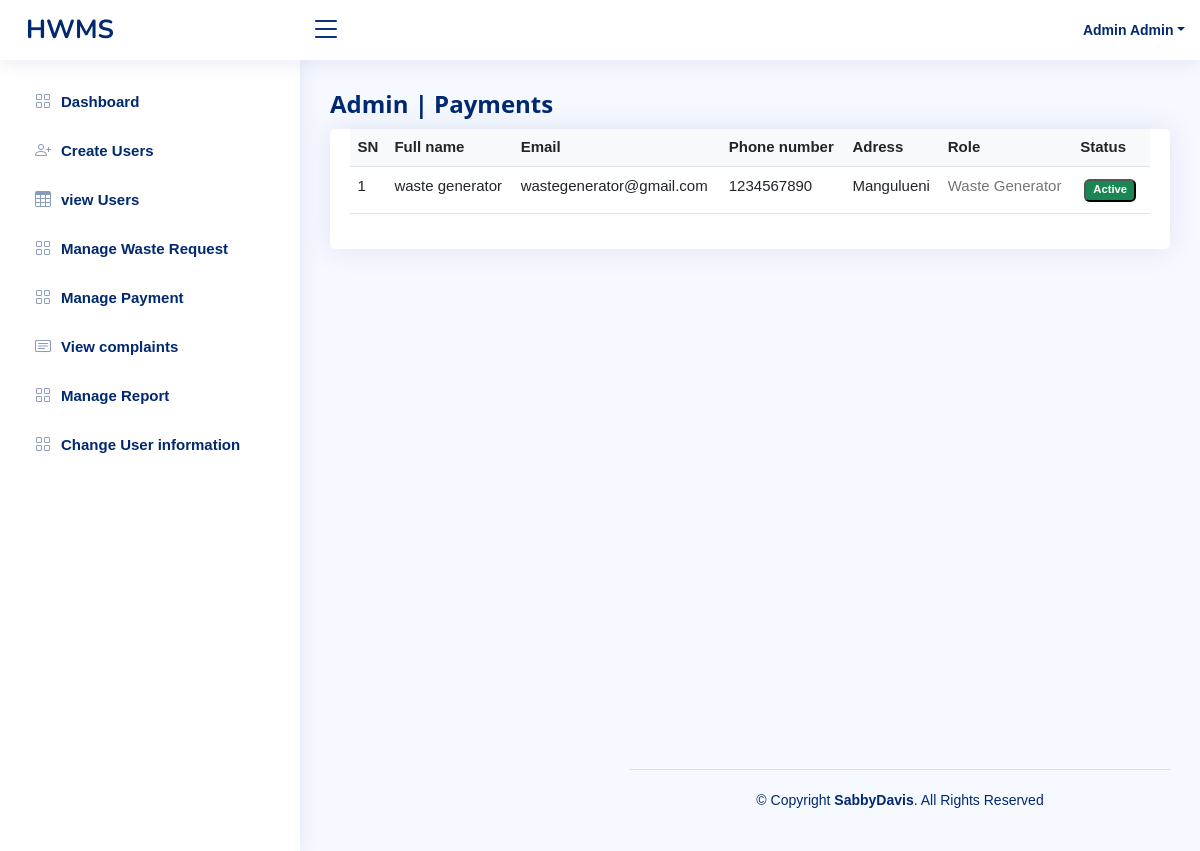
Screenshot of /admin/payment.php (signed in) with the database file from the repository.
### tables this page shows
CREATE TABLE IF NOT EXISTS `users` (
  `user_id` int NOT NULL AUTO_INCREMENT,
  `fname` varchar(100) NOT NULL,
  `lname` varchar(100) NOT NULL,
  `email` varchar(100) NOT NULL,
  `password` varchar(255) NOT NULL DEFAULT '$2y$10$9nynCknZcZ/IgqjGDsIog.LIux8bWUsGW6ZMW5t.SkREPcNv5zlXi',
  `address_id` int NOT NULL,
  `contact` varchar(50) NOT NULL,
  `status` int NOT NULL DEFAULT '4',
  `role_id` int NOT NULL DEFAULT '1',
  PRIMARY KEY (`user_id`),
  KEY `role_id` (`role_id`),
  KEY `address_id` (`address_id`),
  KEY `status` (`status`)
);

CREATE TABLE IF NOT EXISTS `street` (
  `id` int NOT NULL AUTO_INCREMENT,
  `name` varchar(100) NOT NULL,
  `ward_id` int NOT NULL,
  PRIMARY KEY (`id`),
  KEY `ward_id` (`ward_id`)
);

### admin/payment.php (the view, shortened to what this page needs)
<?php
require_once('../app/connection.php');
$user_id = $_SESSION['id'];
if (empty($user_id)) {
	header('location:../index.php');
} else {
	$query = "select * from users where user_id =$user_id ";
	$send = mysqli_query($con, $query);
	$rows = mysqli_fetch_assoc($send);
}
?>
<!DOCTYPE html>
<html lang="en">
<head>
	<link href="../assets/vendor/bootstrap/css/bootstrap.min.css" rel="stylesheet">
	<link href="../assets/vendor/bootstrap-icons/bootstrap-icons.css" rel="stylesheet">
	<link href="../assets/vendor/boxicons/css/boxicons.min.css" rel="stylesheet">
	<link href="../assets/vendor/quill/quill.snow.css" rel="stylesheet">
	<link href="../assets/vendor/quill/quill.bubble.css" rel="stylesheet">
	<link href="../assets/vendor/remixicon/remixicon.css" rel="stylesheet">
	<link href="../assets/vendor/simple-datatables/style.css" rel="stylesheet">
	<link href="../assets/css/style.css" rel="stylesheet">
	<link rel="stylesheet" href="../assets/css/w3.css">
</head>
<body>
	<header id="header" class="header fixed-top d-flex align-items-center">
		<div class="d-flex align-items-center justify-content-between">
			<a href="index.html" class="logo d-flex align-items-center">
				<span class="d-none d-lg-block">HWMS</span>
			</a>
			<i class="bi bi-list toggle-sidebar-btn"></i>
		</div>
		<nav class="header-nav ms-auto">
			<ul class="d-flex align-items-center">
				<li class="nav-item dropdown pe-3">
					<a class="nav-link nav-profile d-flex align-items-center pe-0" href="#" data-bs-toggle="dropdown">
						<span class="d-none d-md-block dropdown-toggle ps-2"> <?php echo $rows['lname'] . " " . $rows['fname']; ?></span>
					</a>
				</li>
			</ul>
		</nav>
	</header>
	<aside id="sidebar" class="sidebar">
	<ul class="sidebar-nav" id="sidebar-nav">
<li class="nav-item">
  <a class="nav-link collapsed" href="adminDashboard.php">
	<i class="bi bi-grid"></i>
	<span>Dashboard</span>
  </a>
</li>
<li class="nav-item">
  <a class="nav-link collapsed" href="add_user.php">
	<i class="bi bi-person-plus"></i>
	<span>Create Users</span>
  </a>
</li>
<li class="nav-item">
  <a class="nav-link collapsed" href="users.php">
	<i class="bi bi-table"></i>
	<span>view Users</span>
  </a>
</li>
<li class="nav-item">
  <a class="nav-link collapsed" href="waste_request.php">
	<i class="bi bi-grid"></i>
	<span>Manage Waste Request</span>
  </a>
</li>
<li class="nav-item">
  <a class="nav-link collapsed" href="waste_request.php">
	<i class="bi bi-grid"></i>
	<span>Manage Payment</span>
  </a>
</li>
<li class="nav-item">
  <a class="nav-link collapsed" href="complaints.php">
	<i class="bi bi-card-text"></i>
	<span>View complaints</span>
  </a>
</li>
<li class="nav-item">
  <a class="nav-link collapsed" href="status.php">
	<i class="bi bi-grid"></i>
	<span>Manage Report</span>
  </a>
</li>
<li class="nav-item">
  <a class="nav-link collapsed" href="status_change.php">
	<i class="bi bi-grid"></i>
	<span>Change User information</span>
  </a>
</li>
</ul>
	</aside>
	<main id="main" class="main">
		<div class="pagetitle">
			<h1>Admin | Payments  </h1>
		</div>
		<section class="section" style="height:80vh;">
			<div class="col-md-12">
				<div class="panel panel-primary filterable ">
					<section class="section">
						<div class="row">
							<div class="col-lg-12">
								<div class="card">
									<div class="card-body">
										<table class="table datatable table-responsive">
											<?php
											$select = "SELECT * FROM users where role_id = 1 ";
											$result = mysqli_query($con, $select);
											if (mysqli_num_rows($result) > 0) {
											?>
												<thead>
													<tr class="bg-light text-dark">
														<th class="">SN</th>
														<th class=" col" colspan="2">Full name</th>
														<th class="col">Email</th>
														<th class="col">Phone number</th>
														<th class="col">Adress</th>
														<th class="col"> Role</th>
														<th class="col"> Status</th>
													</tr>
												</thead>
												<tbody>
													<?php
													$sn = 1;
													while ($user = mysqli_fetch_assoc($result)) {
														$fname = $user['fname'];
														$lname = $user['lname'];
														$email = $user['email'];
														$contact = $user['contact'];
														$address_id = $user['address_id'];
														$select_street = "select * from street where id = $address_id";
														$result_street= mysqli_query($con, $select_street );
														if($row = mysqli_num_rows($result_street)){
															while($stname=mysqli_fetch_assoc($result_street)){
																$street_name= $stname['name'];
															}
														}
													?>
														<tr id="<?php echo $user['user_id']; ?>" class="id" style="text-align: ;">
															<td class="col"><?php echo $sn++; ?></td>
															<td class="col" colspan="2"><?php echo $fname . " " . $lname ?> </td>
															<td class="col"><?php echo $email ?></td>
															<td class="col"><?php echo $contact ?></td>
															<td class="col"><?php echo $street_name; ?></td>
															<td class="col">
																<?php
																if ($user['role_id'] == 1) {
																?>
																	<span class="w3-text-gray">Waste Generator</span>
																<?php
																} elseif ($user['role_id'] == 2) {
																?>
																	<span class="w3-text-blue">Waste Collector</span>
																<?php
																} elseif ($user['role_id'] == 3) {
																?>
																	<span class="w3-text-green">Officer</span>
																<?php
																} elseif ($user['role_id'] == 4) {
																?>
																	<span class="w3-text-green">Admin</span>
																<?php
																}
																?>
															</td>
															<td class="col" href="#" name="update">
                                                            <?php
                                                            if ($user['status'] == 4)  { ?>
                                                                <a href="#">
                                                                    <button class="badge m-1 bg-success remove">Active</button>
                                                                <?php
                                                                     } elseif($user['status'] == 5)  { ?>
                                                                        <a href="#">
                                                                            <button class="badge m-1 bg-danger remove">
                                                                                IN Active</button>
                                                                        <?php  }
                                                                        ?>
                                                                        </a>
                                                        </td>
														</tr>
												<?php
													}
												} else {
													echo "No Records";
												}
												?>
												</tbody>
										</table>
									</div>
								</div>
							</div>
						</div>
					</section>
				</div>
			</div>
		</section>
		<footer id="footer" class="footer">
			<div class="copyright">
				&copy; Copyright <strong><span>SabbyDavis</span></strong>. All Rights Reserved
			</div>
		</footer>
</body>
</html>

### assets/css/style.css (style rules this page uses)
:root { scroll-behavior: smooth; }
body { font-family: "Open Sans", sans-serif; background: #f6f9ff; color: #444444; }
a { color: #4154f1; text-decoration: none; }
h1, h2, h3, h4, h5, h6 { font-family: "Nunito", sans-serif; }
#main { margin-top: 60px; padding: 20px 30px; transition: all 0.3s; }
.pagetitle { margin-bottom: 10px; }
.pagetitle h1 { font-size: 24px; margin-bottom: 0; font-weight: 600; color: #012970; }
.card { margin-bottom: 30px; border: none; border-radius: 5px; box-shadow: 0px 0 30px rgba(1, 41, 112, 0.1); }
.card-body { padding: 0 20px 20px 20px; }
.logo { line-height: 1; }
@media (min-width: 1200px) { .logo { width: 280px; } }
.logo span { font-size: 26px; font-weight: 700; color: #012970; font-family: "Nunito", sans-serif; }
.header { transition: all 0.5s; z-index: 997; height: 60px; box-shadow: 0px 2px 20px rgba(1, 41, 112, 0.1); background-color: #fff; padding-left: 20px; }
.header .toggle-sidebar-btn { font-size: 32px; padding-left: 10px; cursor: pointer; color: #012970; }
.header-nav ul { list-style: none; }
.header-nav>ul { margin: 0; padding: 0; }
.header-nav .nav-profile { color: #012970; }
.header-nav .nav-profile span { font-size: 14px; font-weight: 600; }
.sidebar { position: fixed; top: 60px; left: 0; bottom: 0; width: 300px; z-index: 996; transition: all 0.3s; padding: 20px; overflow-y: auto; scrollbar-width: thin; scrollbar-color: #aab7cf transparent; box-shadow: 0px 0px 20px rgba(1, 41, 112, 0.1); background-color: #fff; }
@media (min-width: 1200px) { #main, #footer { margin-left: 300px; } }
.sidebar-nav { padding: 0; margin: 0; list-style: none; }
.sidebar-nav li { padding: 0; margin: 0; list-style: none; }
.sidebar-nav .nav-item { margin-bottom: 5px; }
.sidebar-nav .nav-link { display: flex; align-items: center; font-size: 15px; font-weight: 600; color: #4154f1; transition: 0.3; background: #f6f9ff; padding: 10px 15px; border-radius: 4px; }
.sidebar-nav .nav-link i { font-size: 16px; margin-right: 10px; color: #4154f1; }
.sidebar-nav .nav-link.collapsed { color: #012970; background: #fff; }
.sidebar-nav .nav-link.collapsed i { color: #899bbd; }
.footer { padding: 20px 0; font-size: 14px; transition: all 0.3s; border-top: 1px solid #cddfff; }
.footer .copyright { text-align: center; color: #012970; }

### assets/css/w3.css (style rules this page uses)
*,*:before,*:after { box-sizing:inherit }
html { -ms-text-size-adjust:100%;-webkit-text-size-adjust:100% }
body { margin:0 }
article,aside,details,figcaption,figure,footer,header,main,menu,nav,section { display:block }
a { background-color:transparent }
b,strong { font-weight:bolder }
button,input,select,textarea,optgroup { font:inherit;margin:0 }
button,input { overflow:visible }
button,select { text-transform:none }
button,[type=button],[type=reset],[type=submit] { -webkit-appearance:button }
html,body { font-family:Verdana,sans-serif;font-size:15px;line-height:1.5 }
html { overflow-x:hidden }
h1 { font-size:36px }
h1,h2,h3,h4,h5,h6 { font-family:"Segoe UI",Arial,sans-serif;font-weight:400;margin:10px 0 }
a { color:inherit }
.w3-main,#main { transition:margin-left .4s }
.w3-text-grey,.w3-hover-text-grey:hover,.w3-text-gray,.w3-hover-text-gray:hover { color:#757575!important }

### rows the page displays
users: lname "Admin", fname "Admin"
users: fname "waste", lname "generator", email "wastegenerator@gmail.com", contact "1234567890", address.name "Mangulueni", shows "Waste Generator", shows "Active"
